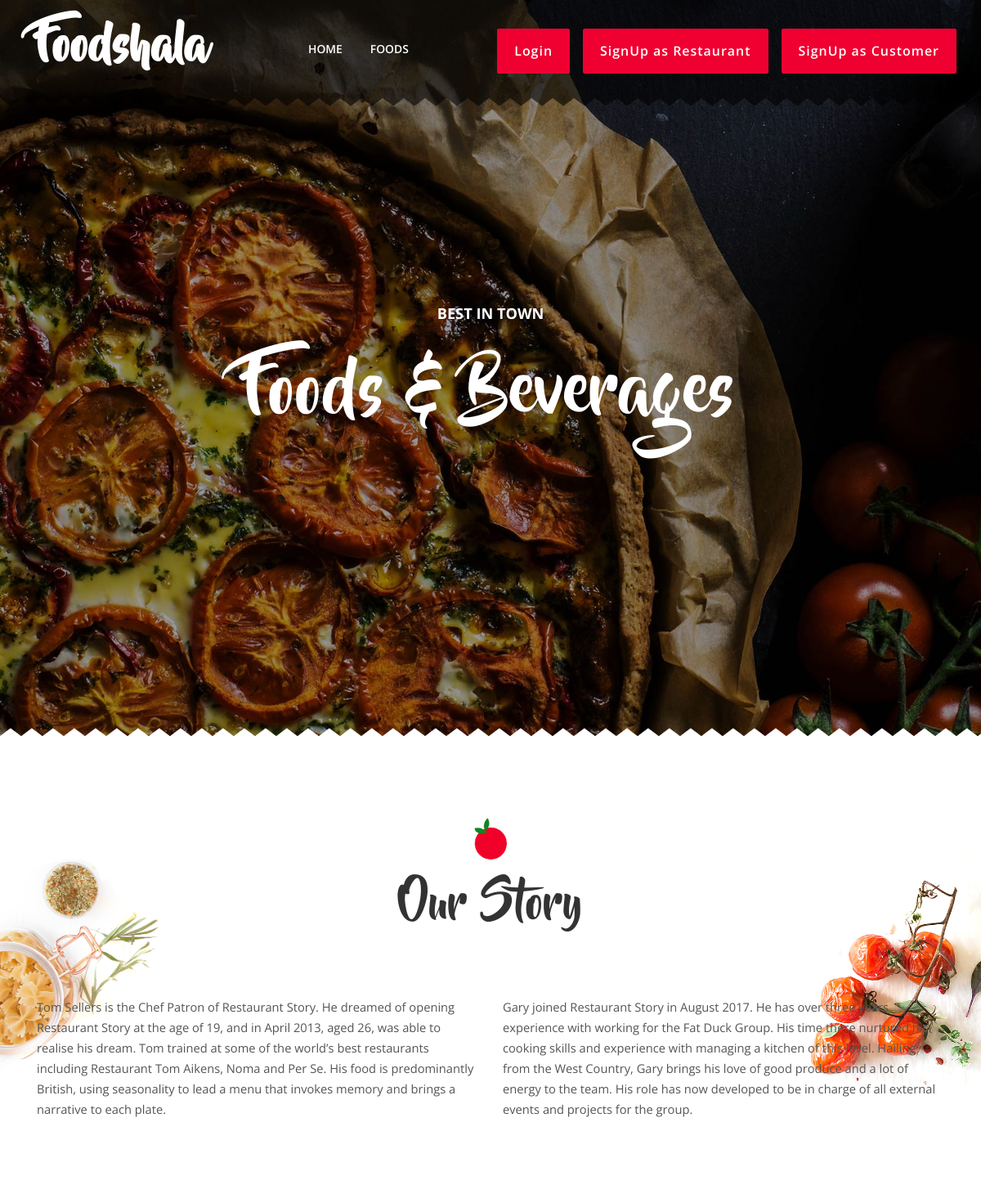
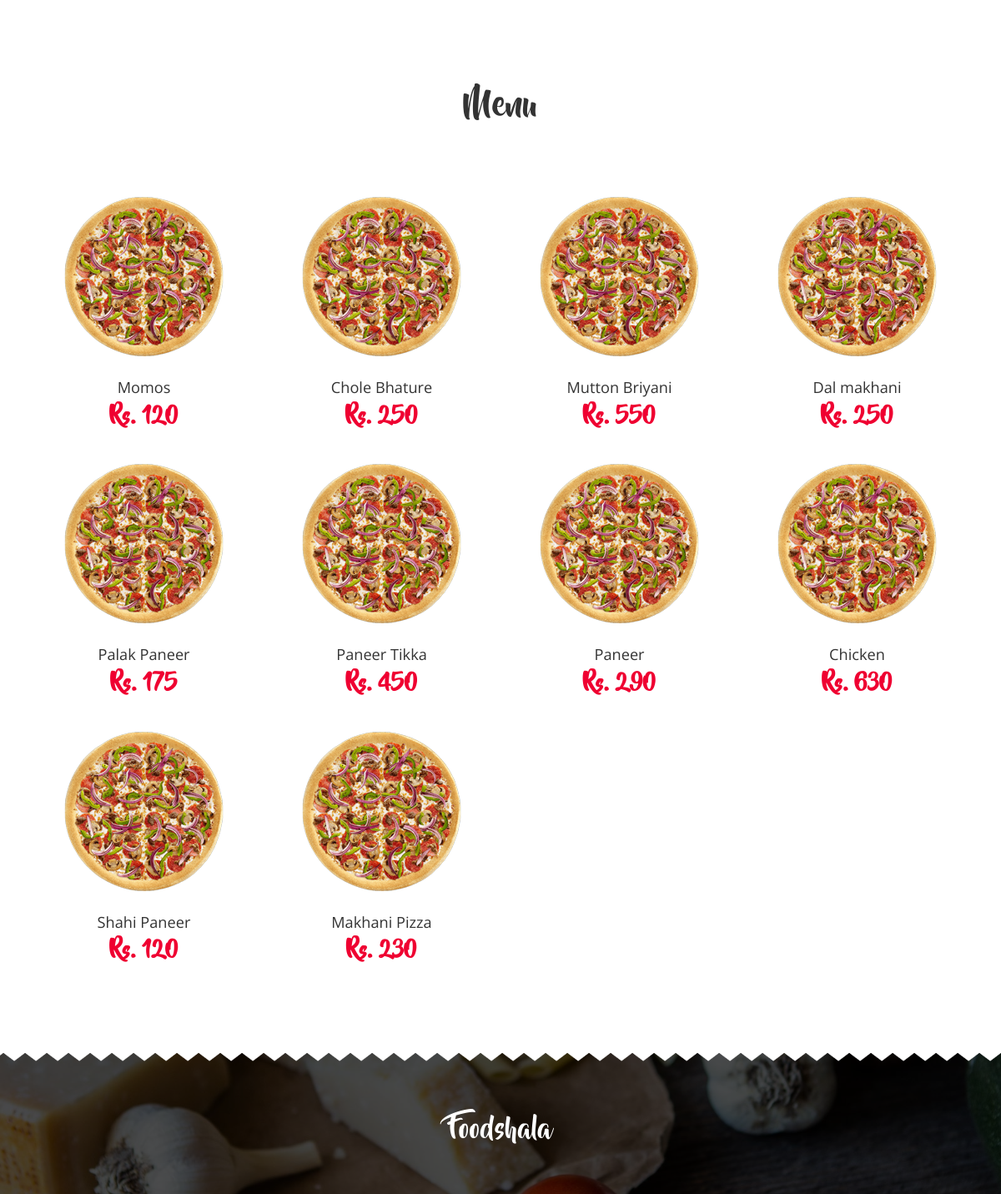
The page / on the database its author committed (2 pictures, top to bottom).
### tables this page shows
CREATE TABLE `food` (
  `id` int(11) NOT NULL,
  `image` longblob DEFAULT NULL,
  `name` varchar(50) NOT NULL,
  `price` int(255) NOT NULL,
  `user_id` int(11) NOT NULL,
  `veg` int(11) NOT NULL DEFAULT 1
);

### application/controllers/Pages.php (called while the page is built, shortened)
<?php
class Pages extends CI_Controller{
	public function __construct()
	{
		$this->load->library('session');
	}
	public function view($page = 'home'){
		$data['foods'] = $this->Food_model->get_foods();
		$this->load->view('templates/header');
		$this->load->view('pages/'.$page, $data);
		$this->load->view('templates/footer');
	}
}
?>

### index.php (called while the page is built, shortened)
<?php
require_once BASEPATH.'core/CodeIgniter.php';

### application/models/Food_model.php (called while the page is built, shortened)
<?php
class Food_model extends CI_Model
{
	public function get_foods()
	{
		$query = $this->db->get('food');
		return $query->result_array();
	}
}
?>

### application/views/pages/home.php (the view, shortened to what this page needs)
<section class="bg-1 h-900x main-slider pos-relative">
        <div class="container h-100">
                <div class="dplay-tbl">
                        <div class="dplay-tbl-cell center-text color-white">
                                <h5><b>BEST IN TOWN</b></h5>
                                <h1 class="mt-30 mb-15">Foods & Beverages</h1>
                        </div>
                </div>
        </div>
</section>
<section class="story-area left-text center-sm-text pos-relative">
        <div class="abs-tbl bg-2 w-20 z--1 dplay-md-none"></div>
        <div class="abs-tbr bg-3 w-20 z--1 dplay-md-none"></div>
        <div class="container">
                <div class="heading">
                        <img class="heading-img" src="<?php echo base_url(); ?>assets/images/heading_logo.png" alt="">
                        <h2>Our Story</h2>
                </div>
                <div class="row">
                        <div class="col-md-6">
                                <p class="mb-30">Tom Sellers is the Chef Patron of Restaurant Story. He dreamed of
									opening Restaurant Story at the age of 19, and in April 2013, aged 26,
									was able to realise his dream. Tom trained at some of the world’s best
									restaurants including Restaurant Tom Aikens, Noma and Per Se. His food
									is predominantly British, using seasonality to lead a menu that invokes
									memory and brings a narrative to
									each plate. </p>
                        </div>
                        <div class="col-md-6">
                                <p class="mb-30">Gary joined Restaurant Story in August 2017.
									He has over three years experience with working for the Fat Duck Group.
									His time there nurtured his cooking skills and experience with
									managing a kitchen of this level.
									Hailing from the West Country, Gary brings his love of good produce
									and a lot of energy to the team. His role has now developed to be
									in charge of all external events and projects for the group. </p>
                        </div>
                </div>
        </div>
</section>
<section class="story-area left-text center-sm-text">
        <div class="container">
                <div class="heading"><h3>Menu</h3></div>
                <div class="row">
					<?php foreach ($foods as $key => $food) : ?>
						<div class="col-lg-3 col-md-4  col-sm-6 ">
						<div class="center-text mb-30">
							<div class="ïmg-200x mlr-auto pos-relative"><img src="<?php echo base_url(); ?>assets/images/seller-2-200x200.png" alt=""></div>
							<h5 class="mt-20"><?php echo $food['name']; ?></h5>
							<h4 class="mt-5 color-primary"><b>Rs. <?php echo $food['price']; ?></b></h4>
						</div>
						</div>
					<?php endforeach; ?>
                </div>
        </div>
</section>

### application/views/templates/header.php (shortened to what this page needs)
<!DOCTYPE HTML>
<html lang="en">
<head>
	<link rel="stylesheet" href="<?php echo base_url(); ?>assets/fonts/beyond_the_mountains-webfont.css" type="text/css"/>
	<link href="<?php echo base_url(); ?>assets/plugin-frameworks/bootstrap.min.css" rel="stylesheet">
	<link href="<?php echo base_url(); ?>assets/plugin-frameworks/swiper.css" rel="stylesheet">
	<link href="<?php echo base_url(); ?>assets/fonts/ionicons.css" rel="stylesheet">
	<link href="<?php echo base_url(); ?>assets/common/styles.css" rel="stylesheet">
</head>
<body>
<header>
	<div class="container">
		<h2><a class="logo" href="<?php echo base_url(); ?>">Foodshala</a></h2>
		<div class="right-area">
			<div class='row'>
				<?php if (!$this->session->userdata('logged_in')) : ?>
				<h6><a class="plr-20 color-white btn-fill-primary" href="<?php echo base_url(); ?>users/login" style="margin-right: 1em;">Login</a></h6>
				<h6><a class="plr-20 color-white btn-fill-primary" href="<?php echo base_url(); ?>restaurant/register" style="margin-right: 1em;">SignUp as Restaurant</a></h6>
				<h6><a class="plr-20 color-white btn-fill-primary" href="<?php echo base_url(); ?>users/register">SignUp as Customer</a></h6>
				<?php endif; ?>
			</div>
		</div>
		<ul class="main-menu font-mountainsre" id="main-menu">
			<li><a href="<?php echo base_url(); ?>">HOME</a></li>
				<?php if (($this->session->userdata('user_role') == 1) || ($this->session->userdata('user_role') == null)) : ?>
					<li><a href="<?php echo base_url(); ?>foods">FOODS</a></li>
				<?php endif; ?>
		</ul>
	</div>
</header>

### application/views/templates/footer.php (shortened to what this page needs)
<footer class="pb-50  pt-70 pos-relative">
	<div class="container-fluid">
		<h4><a href="index.html">Foodshala</a></h4>
	</div>
</footer>
</body>
</html>

### rows shown on the page
food: name "Momos", price "120"
food: name "Chole Bhature", price "250"
food: name "Mutton Briyani", price "550"
food: name "Dal makhani", price "250"
food: name "Palak Paneer", price "175"
food: name "Paneer Tikka", price "450"
food: name "Paneer", price "290"
food: name "Chicken", price "630"
food: name "Shahi Paneer", price "120"
food: name "Makhani Pizza", price "230"
